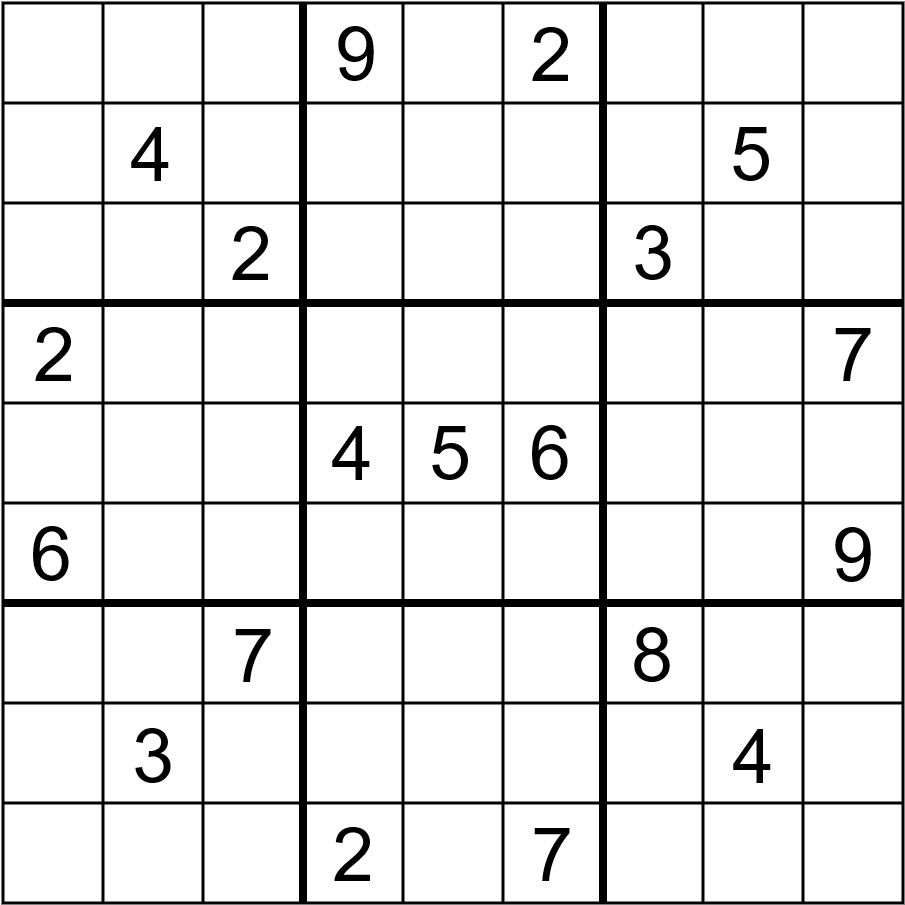
#> input picture images/test4.jpg, 905 x 905 px
$ python main.py --image images/test4.jpg
#> lines starting #> are read from the running program, lines starting #| are printed output that depends on the picture; after the words box and inside, x2 and y2 are one past the last pixel; in counts of white or black regions, pixels touching at a corner belong together
import cv2
import pytesseract
import argparse

def preprocess_image(image_path):
    # Load the image
    image = cv2.imread(image_path, cv2.IMREAD_GRAYSCALE)

    # Apply GaussianBlur to reduce noise
    blurred = cv2.GaussianBlur(image, (5, 5), 0)

    # Apply adaptive thresholding
    thresh = cv2.adaptiveThreshold(blurred, 255, cv2.ADAPTIVE_THRESH_GAUSSIAN_C,
                                   cv2.THRESH_BINARY_INV, 11, 2)

    return thresh

def find_sudoku_grid(image):
    # Find contours in the image
    contours, _ = cv2.findContours(image, cv2.RETR_EXTERNAL, cv2.CHAIN_APPROX_SIMPLE)

    # Assume the largest contour is the Sudoku grid
    largest_contour = max(contours, key=cv2.contourArea)

    # Get the bounding box of the largest contour
    x, y, w, h = cv2.boundingRect(largest_contour)

    # Crop the image to the bounding box
    cropped = image[y:y+h, x:x+w]

    return cropped, (x, y, w, h)


def extract_cells(image):
    cells = []
    cell_size = image.shape[0] // 9

    for i in range(9):
        for j in range(9):
            # Extract each cell
            cell = image[i*cell_size:(i+1)*cell_size, j*cell_size:(j+1)*cell_size]

            # Assuming `cell` is the extracted cell image
            margin = 5

            # Crop the cell from all four sides
            cell_cropped = cell[margin:-margin, margin:-margin]
            # Clean up the cell image
            cell_cropped = cv2.resize(cell_cropped, (28, 28))
            cell_cropped = cv2.bitwise_not(cell_cropped)

            cells.append(cell_cropped)

    return cells

def recognize_numbers(cells):
    sudoku_grid = []

    for cell in cells:
        # Use Tesseract to recognize the number in the cell
        text = pytesseract.image_to_string(cell, config='--psm 10 --oem 3 -c tessedit_char_whitelist=0123456789')

        # If Tesseract recognizes a number, add it to the grid
        if text.strip():
            sudoku_grid.append(int(text.strip()))
        else:
            sudoku_grid.append(0)

    return sudoku_grid

def print_sudoku_grid(grid, empty_char="."):
    """Print Sudoku grid in a classic 3x3 boxed format. grid is a flat list of 81 ints."""
    print("\nSudoku Grid:\n")

    def cell(v):
        v = int(v)
        return empty_char if v == 0 else str(v)

    line = "+-------+-------+-------+"
    for r in range(9):
        if r % 3 == 0:
            print(line)

        row = grid[r*9:(r+1)*9]
        a = " ".join(cell(x) for x in row[0:3])
        b = " ".join(cell(x) for x in row[3:6])
        c = " ".join(cell(x) for x in row[6:9])
        print(f"| {a} | {b} | {c} |")

    print(line)


def main(image_path):
    # Preprocess the image
    preprocessed_image = preprocess_image(image_path)
#> in preprocess_image, `blurred = cv2.GaussianBlur(image, (5, 5), 0)`:
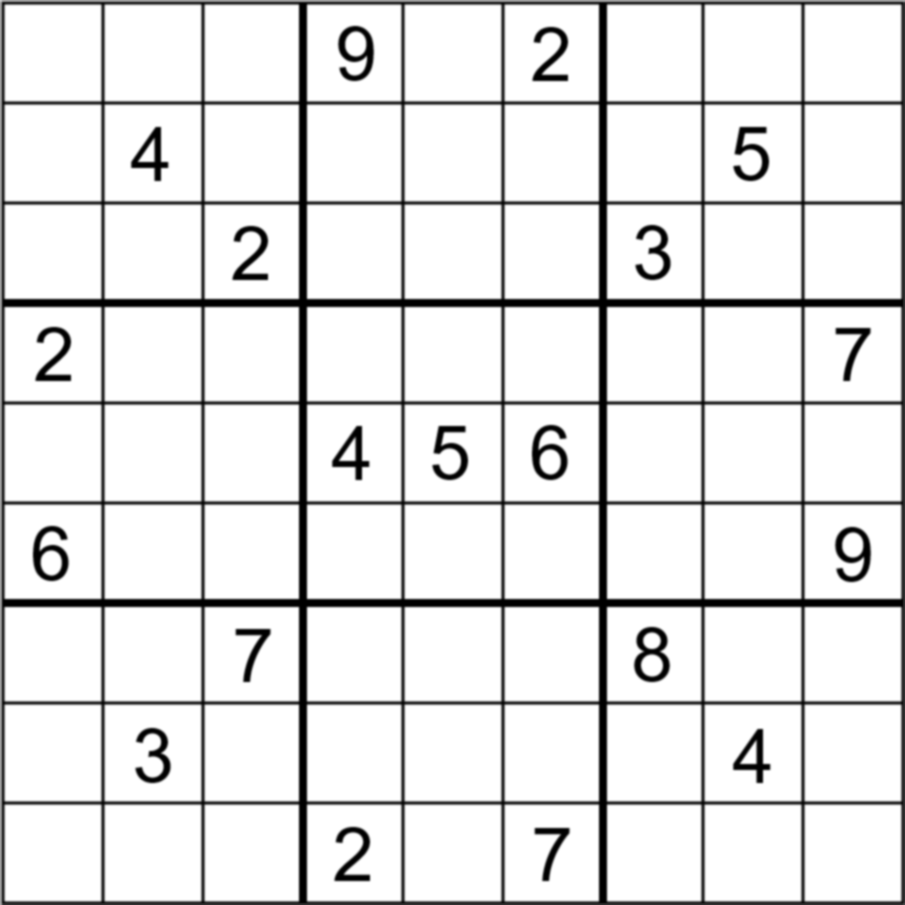
#> blurred: shape (905, 905); min 0, max 255, mean 228.4
#> in preprocess_image, `thresh = cv2.adaptiveThreshold(blurred, 255, cv2.ADAPTIVE_THRESH_GAUSS..`:
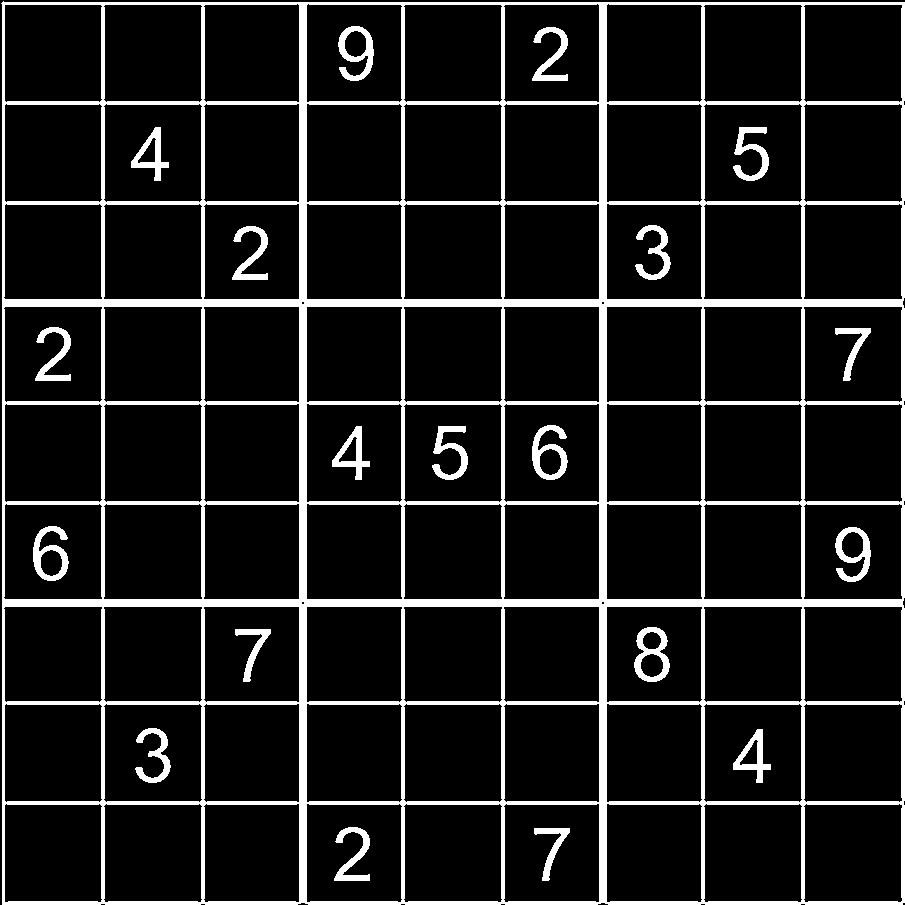
#> thresh: shape (905, 905); 11.7% white; 20 white regions

    # Find the Sudoku grid
    sudoku_grid_image, _ = find_sudoku_grid(preprocessed_image)
#> in find_sudoku_grid, `contours, _ = cv2.findContours(image, cv2.RETR_EXTERNAL, cv2.CHAIN_APP..`: contours = 1 contour; box (x1, y1, x2, y2) and area: (1, 1, 905, 905) 813498
#> in find_sudoku_grid, `largest_contour = max(contours, key=cv2.contourArea)`: largest_contour = contour of 90 points, box (x1, y1, x2, y2) (1, 1, 905, 905), area 813498
#> in find_sudoku_grid, `x, y, w, h = cv2.boundingRect(largest_contour)`: x = 1; w = 904
#> in find_sudoku_grid, `cropped = image[y:y+h, x:x+w]`:
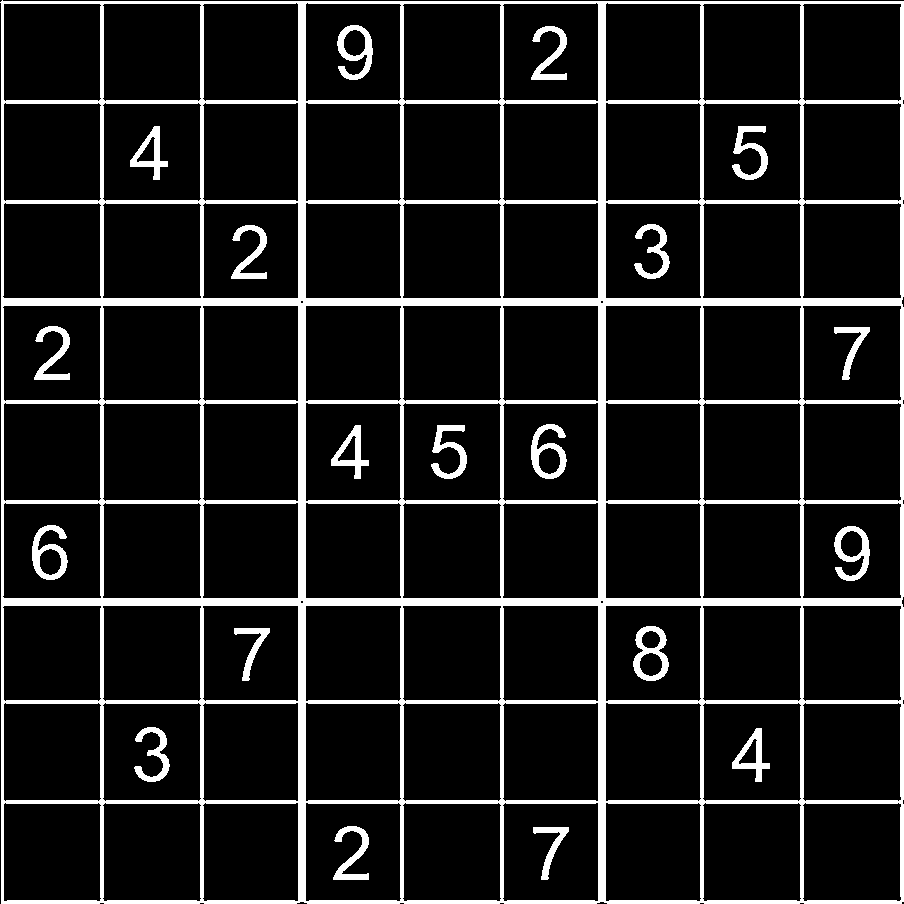
#> cropped: shape (904, 904); 11.8% white; 20 white regions, largest, box (x1, y1, x2, y2) and area: (0, 0, 904, 904) 81907, (633, 626, 669, 681) 887, (531, 424, 567, 479) 869

    # Extract cells from the grid
    cells = extract_cells(sudoku_grid_image)
#> after the loop in extract_cells, `for i in range(9):`: cells = 81 items
#> cells = 81 items

    # Recognize numbers in each cell
    sudoku_grid = recognize_numbers(cells)
#> the loop in recognize_numbers, `for cell in cells:` made 1 pass
#> after the loop in recognize_numbers, `for cell in cells:`: sudoku_grid = []
    # Display the recognized numbers
    print_sudoku_grid(sudoku_grid)

    recognized = sum(1 for v in sudoku_grid if int(v) != 0)
    empty = 81 - recognized
    print(f"\nRecognized digits: {recognized}/81")
    print(f"Empty cells: {empty}\n")


if __name__ == "__main__":
    parser = argparse.ArgumentParser(description="Sudoku digits recognition")
    parser.add_argument("--image", type=str, required=True, help="Path to input image")
    args = parser.parse_args()
    main(args.image)
#> (the call stopped at in recognize_numbers, `text = pytesseract.image_to_string(cell, config='--psm 10 --oem 3 -c t..`: pytesseract is not available in this run)
